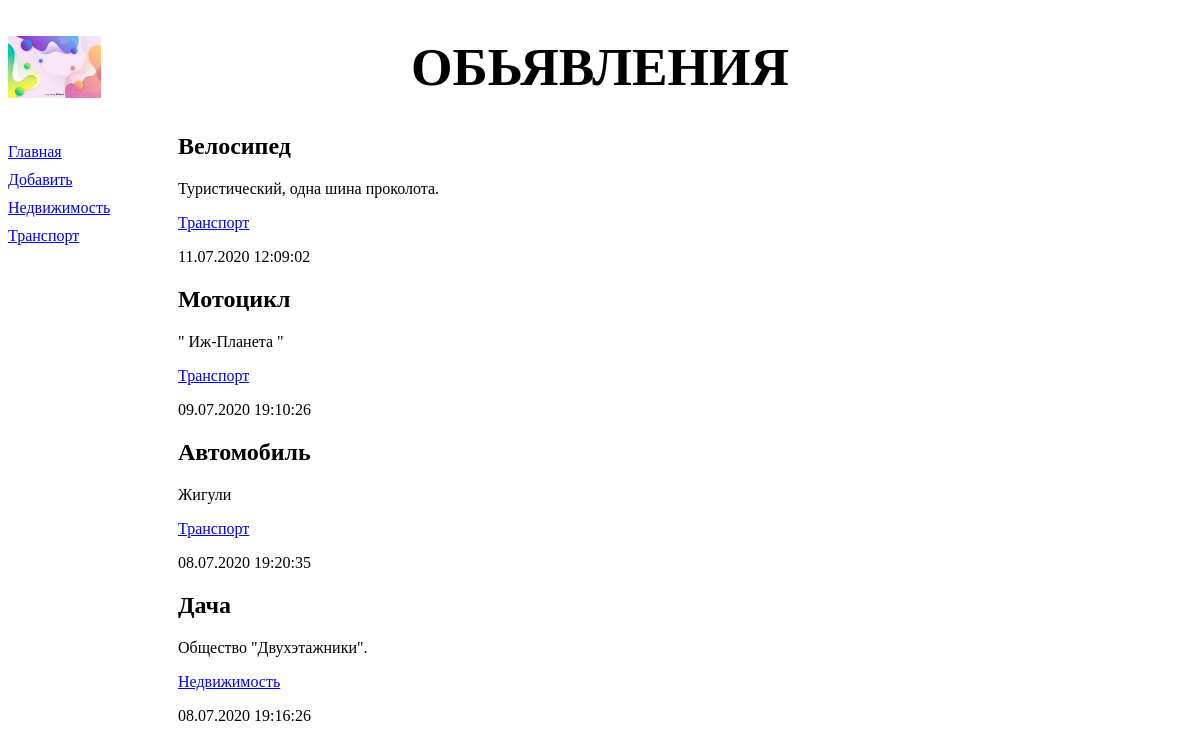
Page /bboard/ on the earlier database version.
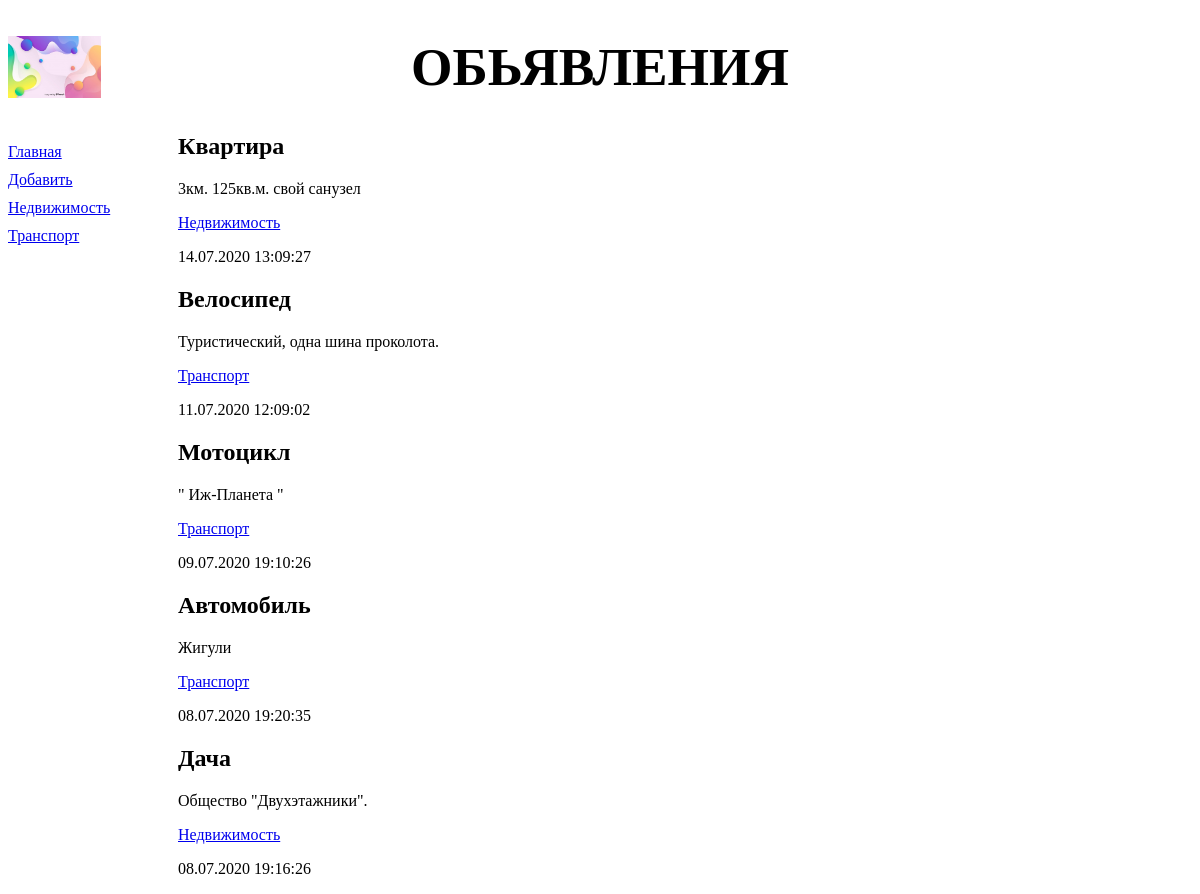
Same page on the later database version.
### bboard/models.py (models this page shows, shortened)
class Rubric(models.Model):
    name = models.CharField(max_length=20, db_index=True, verbose_name='Название')
    class Meta:
        verbose_name_plural = 'Рубрики'
        verbose_name = 'Рубрика'
        ordering = ['name']

class Bb(models.Model):
    KINDS = (
        (None, 'Выберете разряд публикуемого обьявления'),
        ('b', 'Куплю'),
        ('s', 'Продам'),
        ('c', 'Обменяю')
    )
    title = models.CharField(max_length=50, verbose_name='Товар')
    content = models.TextField(null=True, blank=True, verbose_name='Описание')
    price = models.FloatField(null=True, blank=True, verbose_name='Цена')
    published = models.DateTimeField(auto_now_add=True, db_index=True, verbose_name='Опубликовано')
    rubric = models.ForeignKey('Rubric', null=True, on_delete=models.PROTECT, verbose_name='Рубрика')
    kind = models.CharField(max_length=1, choices=KINDS, default='b', verbose_name='Вид обьявления')
    class Meta:
        verbose_name_plural = 'Обьявления'
        verbose_name = 'Обьявление'
        ordering = ['-published']

### bboard/views.py (the view)
# urls.py: path('', index, name='index')
def index(request):
    bbs = Bb.objects.all()
    rubrics = Rubric.objects.all()
    context = {'bbs': bbs, 'rubrics': rubrics}
    return render(request, 'bboard/index.html', context)

### bboard/templates/bboard/index.html
{% extends 'layout/basic.html' %}
{% block content %}
{% for bb in bbs %}
        <div class='b'>
            <h2> {{bb.title}} </h2>
            <p> {{ bb.content }} </p>
            <p> <a href='/bboard/{{ bb.rubric.pk }}/'>
            {{ bb.rubric.name }} </a> </p>
            <p> {{ bb.published|date:"d.m.Y H:i:s" }} </p>
        </div>
{% endfor %}
{% endblock %}

### bboard/templates/layout/basic.html (shortened to what this page needs)
{% load static %}
<!DOCTYPE html>
<html>
    <head>
        <link rel="stylesheet" type="text/css"
        href="{% static 'bboard/style.css' %}">
    </head>
    <body>
        <header>
            <h1> Обьявления </h1>
        </header>
        <nav>
            <a href="{% url 'index' %}"> Главная </a>
            <a href="{% url 'add' %}"> Добавить </a>
            {% for rubric in rubrics %}
            <a href="{% url 'by_rubric' rubric.pk %}"> {{ rubric.name }} </a>
            {% endfor %}
        </nav>
        <section>
        {% block content %}
        {% endblock %}
        </section>
    </body>
    </head>
</html>

### bboard/static/bboard/style.css (style rules this page uses)
header h1 { font-size: 40pt; text-transform: uppercase; text-align: center; background: url('bg.jpg') left / auto 100% no-repeat; }
nav { font_size: 16pt; width: 150px; float: left; }
nav a { display: block; margin: 10px 0px; }
section { margin-left: 170px; }

Differences in the rows shown:
added Bb: title "Квартира", content "3км. 125кв.м. свой санузел", rubric.name "Недвижимость", published "14.07.2020 13:09:27"
